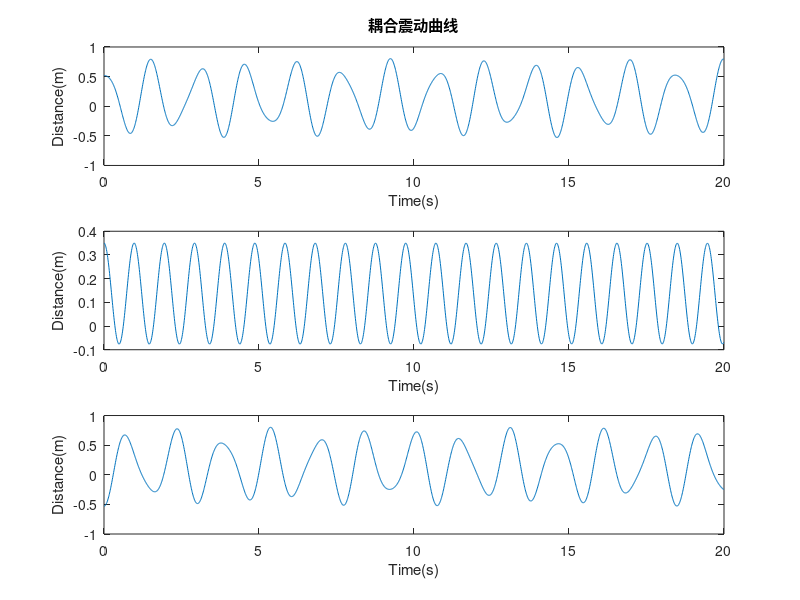
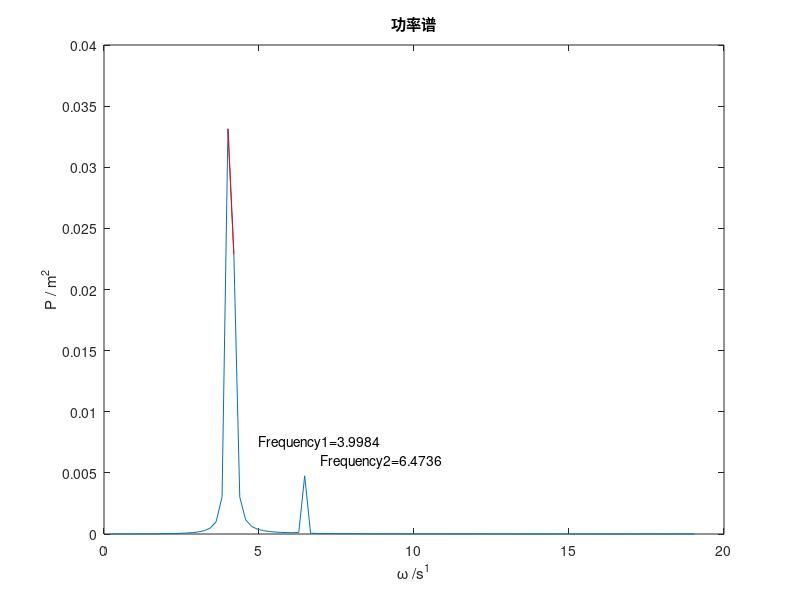

MATLAB code to generate these figures, in order:
clear;clc;
XS10=0.52;XS20=0.35;XS30=-0.53;     %初始位移
m=3; M=4;k=50;
F=@(t,y)[y(4);
         y(5);
         y(6);
         k/m*(y(2)-y(1));
         k/M*(y(3)-y(2))-k/M*(y(2)-y(1));
         k/m*(y(2)-y(3))];
[t,u]=ode45(F,0:0.01:33,[XS10,XS20,XS30,0,0,0]);
%画三个质点的位移
subplot(3,1,1);
plot(t(1:2000),u(1:2000,1))
title('耦合震动曲线')
xlabel('Time(s)');ylabel('Distance(m)');
subplot(3,1,2);
plot(t(1:2000),u(1:2000,2))
xlabel('Time(s)');ylabel('Distance(m)');
subplot(3,1,3);
plot(t(1:2000),u(1:2000,3))
xlabel('Time(s)');ylabel('Distance(m)');
%傅里叶变换求本征频率
Y=fft(u(:,1));
Y(1)=[];
n=length(Y)/2;
power=abs(Y(1:n)).^2/(length(Y).^2);
freq=100*(1:n)/length(Y);
power1=power;
[id1,daa1]=max(power1);
power1(daa1)=0;
[id2,daa2]=max(power1);
WF=2*pi*[freq(daa1),freq(daa2)];

figure
plot(2*pi*freq(1:100),power(1:100))
hold on
title('功率谱')
xlabel('\omega /s^{1}');ylabel('P / m^2')
plot(WF,[power(daa1),power(daa2)],'r','markersize',40)
text(5,7.5e-3,'Frequency1=3.9984')
text(7,6e-3,'Frequency2=6.4736')
